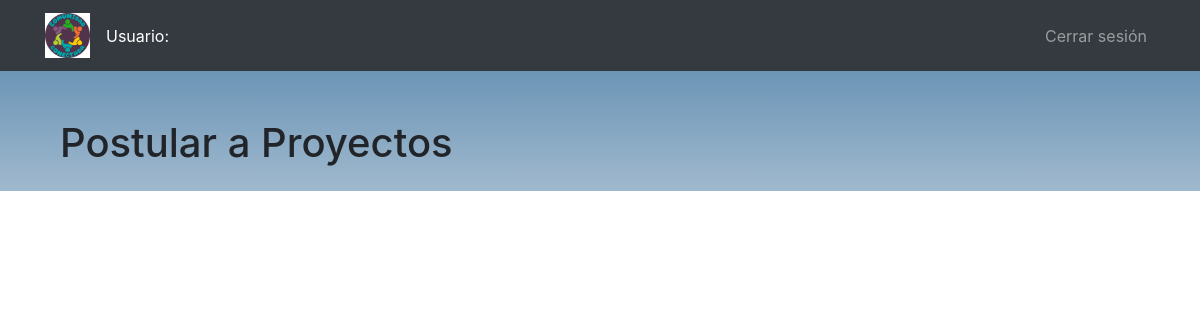
The app's page /proyectos_postular/ (signed in), older data.
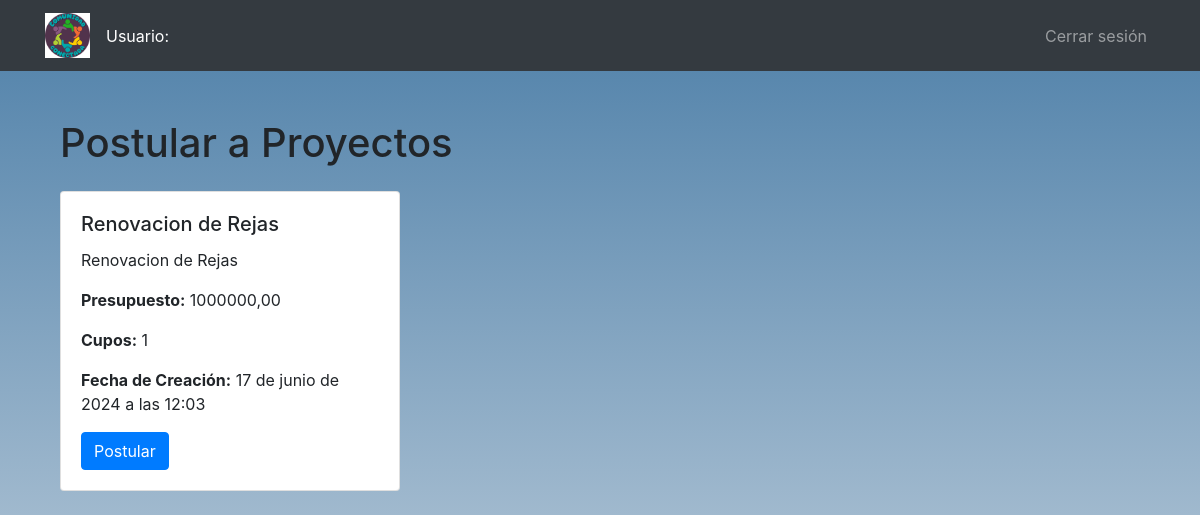
The same page, newer data.
### core/models.py (models this page shows, shortened)
class Proyecto(models.Model):
    nombre = models.CharField(max_length=100)
    descripcion = models.TextField()
    presupuesto = MoneyField(max_digits=10, decimal_places=2, default_currency='CLP')
    fecha_creacion = models.DateTimeField(auto_now_add=True)
    cupos = models.PositiveIntegerField(default=0)
    disponible = models.BooleanField(default=True)

### core/views.py (the view)
@login_required
def proyectos_postular(request):
    proyectos = Proyecto.objects.filter(disponible=True).order_by('-fecha_creacion')
    postulaciones_usuario = Postulacion.objects.filter(usuario=request.user)
    proyectos_postulados = postulaciones_usuario.values_list('proyecto_id', flat=True)
    if request.method == 'POST':
        proyecto_id = request.POST.get('proyecto_id')
        proyecto = get_object_or_404(Proyecto, id=proyecto_id)
        form = PostulacionForm(request.POST)
        if form.is_valid():
            postulacion = form.save(commit=False)
            postulacion.usuario = request.user
            postulacion.proyecto = proyecto
            postulacion.save()
            proyecto.cupos -= 1
            if proyecto.cupos <= 0:
                proyecto.disponible = False
            proyecto.save()
            messages.success(request, 'Te has postulado al proyecto con éxito.', extra_tags='proyectos')
            return redirect('proyectos_postular')
        else:
            messages.error(request, 'Hubo un error con tu postulación.', extra_tags='proyectos')
    else:
        form = PostulacionForm()
    return render(request, 'proyectos_postular.html', {
        'proyectos': proyectos,
        'form': form,
        'proyectos_postulados': proyectos_postulados
    })

### core/templates/proyectos_postular.html (shortened to what this page needs)
{% extends 'base.html' %}
{% block content %}
    <div class="container mt-5">
        <h1 class="mb-4">Postular a Proyectos</h1>
        <div class="row">
            {% for proyecto in proyectos %}
                <div class="col-md-4 mb-4">
                    <div class="card">
                        <div class="card-body">
                            <h5 class="card-title">{{ proyecto.nombre }}</h5>
                            <p class="card-text">{{ proyecto.descripcion|truncatewords:20 }}</p>
                            <p class="card-text"><strong>Presupuesto:</strong> {{ proyecto.presupuesto }}</p>
                            <p class="card-text"><strong>Cupos:</strong> {{ proyecto.cupos }}</p>
                            <p class="card-text"><strong>Fecha de Creación:</strong> {{ proyecto.fecha_creacion }}</p>
                            {% if proyecto.id in proyectos_postulados %}
                                <button type="button" class="btn btn-secondary" disabled>Ya postulado</button>
                            {% else %}
                                <button type="button" class="btn btn-primary" data-toggle="modal" data-target="#postularProyectoModal{{ proyecto.id }}">Postular</button>
                            {% endif %}
                        </div>
                    </div>
                </div>
            {% endfor %}
        </div>
    </div>
{% endblock content %}

### core/templates/base.html (shortened to what this page needs)
{% load static %}
<!DOCTYPE html>
<html lang="es">
<head>
  <link rel="stylesheet" href="{% static 'css/style.css' %}">
  <link rel="stylesheet" href="https://stackpath.bootstrapcdn.com/bootstrap/4.5.2/css/bootstrap.min.css">
  <link rel="stylesheet" href="https://cdnjs.cloudflare.com/ajax/libs/font-awesome/5.15.3/css/all.min.css">
</head>
<body>
<nav class="navbar navbar-expand-lg navbar-dark bg-dark">
  <div class="container">
    <a class="navbar-brand" href="{% url 'inicio' %}">
      <img src="{% static 'images/logo.png' %}" alt="Logo" style="width: 45px;">
    </a>
    <div class="collapse navbar-collapse" id="navbarNav">
      <ul class="navbar-nav mr-auto">
        {% if user.is_authenticated %}
          <li class="nav-item">
            <span class="navbar-text text-white mr-3">Usuario: {{ user.first_name }} {{ user.last_name }}</span>
          </li>
        {% endif %}
      </ul>
      <ul class="navbar-nav ml-auto">
        {% if user.is_authenticated %}
          <li class="nav-item">
            <a class="nav-link" href="{% url 'cerrar_sesion' %}">Cerrar sesión</a>
          </li>
        {% endif %}
      </ul>
    </div>
  </div>
</nav>
<div class="container mt-5">
  {% block content %}
  {% endblock content %}
</div>
</body>
</html>

### core/static/css/style.css (style rules this page uses)
body { background: linear-gradient(to bottom, #4d7fa8, #a0b9ce); background-repeat: no-repeat; background-size: cover; }

Row changes from the older to the newer data that the page shows:
added Proyecto: nombre "Renovacion de Rejas", descripcion "Renovacion de Rejas", presupuesto "1000000,00", cupos "1", fecha_creacion "17 de junio de 2024 a las 12:03"
